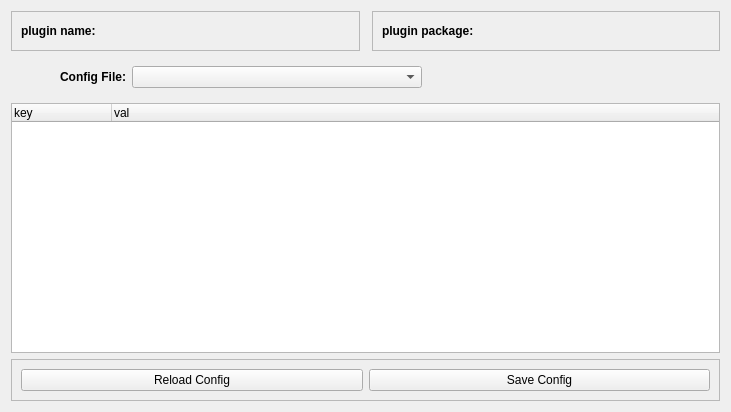
<?xml version="1.0" encoding="UTF-8"?>
<ui version="4.0">
 <class>BridgeConfigWidget</class>
 <widget class="QWidget" name="BridgeConfigWidget">
  <property name="geometry">
   <rect>
    <x>0</x>
    <y>0</y>
    <width>731</width>
    <height>412</height>
   </rect>
  </property>
  <property name="windowTitle">
   <string>FSW ROS2 Bridge Config</string>
  </property>
  <layout class="QGridLayout" name="gridLayout_2">
   <item row="3" column="0" colspan="3">
    <widget class="QFrame" name="frame_3">
     <property name="frameShape">
      <enum>QFrame::StyledPanel</enum>
     </property>
     <property name="frameShadow">
      <enum>QFrame::Raised</enum>
     </property>
     <layout class="QGridLayout" name="gridLayout_3">
      <item row="0" column="0">
       <widget class="QPushButton" name="reload_config_button">
        <property name="text">
         <string>Reload Config</string>
        </property>
       </widget>
      </item>
      <item row="0" column="1">
       <widget class="QPushButton" name="save_config_button">
        <property name="text">
         <string>Save Config</string>
        </property>
       </widget>
      </item>
     </layout>
    </widget>
   </item>
   <item row="2" column="0" colspan="3">
    <widget class="QTreeWidget" name="config_tree_widget">
     <property name="selectionBehavior">
      <enum>QAbstractItemView::SelectItems</enum>
     </property>
     <column>
      <property name="text">
       <string notr="true">key</string>
      </property>
     </column>
     <column>
      <property name="text">
       <string>val</string>
      </property>
     </column>
    </widget>
   </item>
   <item row="0" column="2">
    <widget class="QFrame" name="frame">
     <property name="frameShape">
      <enum>QFrame::StyledPanel</enum>
     </property>
     <property name="frameShadow">
      <enum>QFrame::Raised</enum>
     </property>
     <property name="lineWidth">
      <number>0</number>
     </property>
     <layout class="QGridLayout" name="gridLayout">
      <item row="0" column="1">
       <widget class="QLabel" name="plugin_pkg_label">
        <property name="text">
         <string/>
        </property>
       </widget>
      </item>
      <item row="0" column="2">
       <spacer name="horizontalSpacer">
        <property name="orientation">
         <enum>Qt::Horizontal</enum>
        </property>
        <property name="sizeHint" stdset="0">
         <size>
          <width>40</width>
          <height>20</height>
         </size>
        </property>
       </spacer>
      </item>
      <item row="0" column="0">
       <widget class="QLabel" name="label">
        <property name="font">
         <font>
          <weight>75</weight>
          <bold>true</bold>
         </font>
        </property>
        <property name="text">
         <string>plugin package:</string>
        </property>
        <property name="textFormat">
         <enum>Qt::PlainText</enum>
        </property>
        <property name="alignment">
         <set>Qt::AlignLeading|Qt::AlignLeft|Qt::AlignVCenter</set>
        </property>
       </widget>
      </item>
     </layout>
    </widget>
   </item>
   <item row="0" column="0">
    <widget class="QFrame" name="frame_2">
     <property name="frameShape">
      <enum>QFrame::StyledPanel</enum>
     </property>
     <property name="frameShadow">
      <enum>QFrame::Raised</enum>
     </property>
     <layout class="QGridLayout" name="gridLayout_5">
      <item row="0" column="2">
       <spacer name="horizontalSpacer_2">
        <property name="orientation">
         <enum>Qt::Horizontal</enum>
        </property>
        <property name="sizeHint" stdset="0">
         <size>
          <width>40</width>
          <height>20</height>
         </size>
        </property>
       </spacer>
      </item>
      <item row="0" column="0">
       <widget class="QLabel" name="label_2">
        <property name="font">
         <font>
          <weight>75</weight>
          <bold>true</bold>
         </font>
        </property>
        <property name="text">
         <string>plugin name:</string>
        </property>
       </widget>
      </item>
      <item row="0" column="1">
       <widget class="QLabel" name="plugin_name_label">
        <property name="text">
         <string/>
        </property>
       </widget>
      </item>
     </layout>
    </widget>
   </item>
   <item row="1" column="0" colspan="3">
    <widget class="QWidget" name="widget" native="true">
     <layout class="QGridLayout" name="gridLayout_4">
      <item row="0" column="0">
       <spacer name="horizontalSpacer_3">
        <property name="orientation">
         <enum>Qt::Horizontal</enum>
        </property>
        <property name="sizeType">
         <enum>QSizePolicy::Fixed</enum>
        </property>
        <property name="sizeHint" stdset="0">
         <size>
          <width>40</width>
          <height>20</height>
         </size>
        </property>
       </spacer>
      </item>
      <item row="0" column="1">
       <widget class="QLabel" name="config_file_label">
        <property name="font">
         <font>
          <weight>75</weight>
          <italic>false</italic>
          <bold>true</bold>
         </font>
        </property>
        <property name="text">
         <string>Config File:</string>
        </property>
        <property name="alignment">
         <set>Qt::AlignRight|Qt::AlignTrailing|Qt::AlignVCenter</set>
        </property>
       </widget>
      </item>
      <item row="0" column="2">
       <widget class="QComboBox" name="config_file_combo_box">
        <property name="sizePolicy">
         <sizepolicy hsizetype="Expanding" vsizetype="Fixed">
          <horstretch>0</horstretch>
          <verstretch>0</verstretch>
         </sizepolicy>
        </property>
       </widget>
      </item>
      <item row="0" column="3">
       <spacer name="horizontalSpacer_4">
        <property name="orientation">
         <enum>Qt::Horizontal</enum>
        </property>
        <property name="sizeHint" stdset="0">
         <size>
          <width>40</width>
          <height>20</height>
         </size>
        </property>
       </spacer>
      </item>
     </layout>
    </widget>
   </item>
  </layout>
 </widget>
 <resources/>
 <connections/>
</ui>
